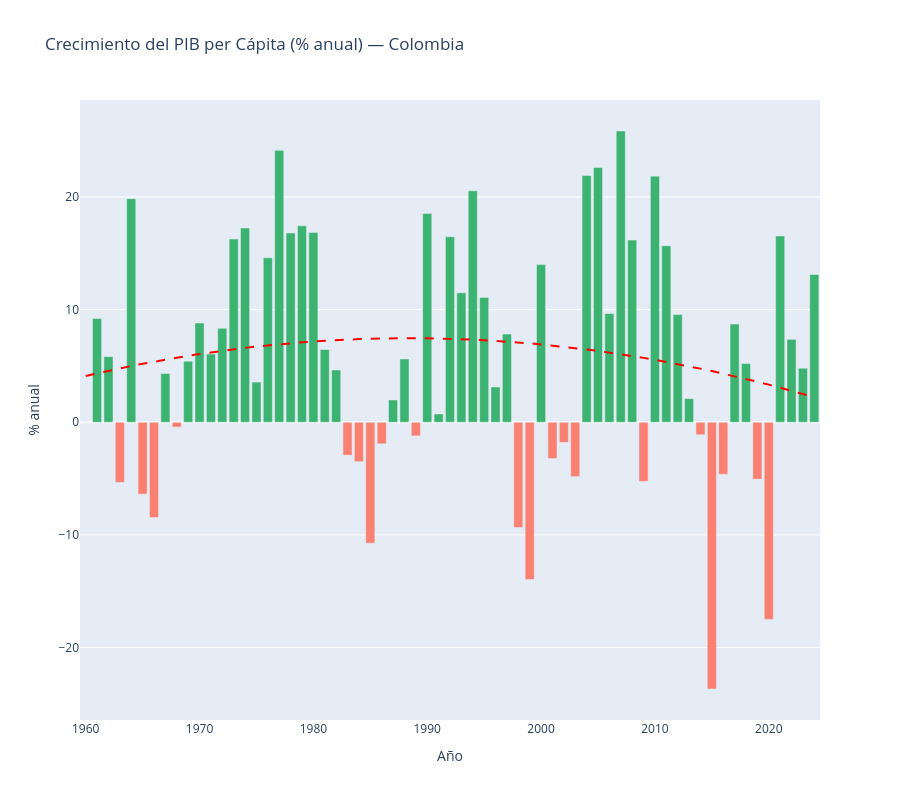

Here is the notebook cell this chart was saved with:
### Markdown cell above
### % Crecimiento de PIB percápita anual

### Code cell
## Crecimiento del PIB per Cápita (% anual)
var_pc = df['gdp_percapita_variation'].fillna(0)
fig = go.Figure()
fig.add_trace(go.Bar(
    x=df['year'], y=var_pc,
    marker_color=np.where(var_pc >= 0, 'mediumseagreen', 'salmon'),
    name='Crecimiento PIB per cápita',
))
add_trend(fig, df['year'].values, var_pc.values)
fig.update_layout(
    title='Crecimiento del PIB per Cápita (% anual) — Colombia',
    xaxis_title='Año', yaxis_title='% anual', height=HEIGHT, showlegend=False,
)
fig.show()

### Figure 1 — Plotly figure (JSON) as saved in the notebook; plotly's stock layout.template omitted (floating-point values rounded to 4 significant figures)
{"data": [{"marker": {"color": ["mediumseagreen", "mediumseagreen", "mediumseagreen", "salmon", "mediumseagreen", "salmon", "salmon", "mediumseagreen", "salmon", "mediumseagreen", "mediumseagreen", "mediumseagreen", "mediumseagreen", "mediumseagreen", "mediumseagreen", "mediumseagreen", "mediumseagreen", "mediumseagreen", "mediumseagreen", "mediumseagreen", "mediumseagreen", "mediumseagreen", "mediumseagreen", "salmon", "salmon", "salmon", "salmon", "mediumseagreen", "mediumseagreen", "salmon", "mediumseagreen", "mediumseagreen", "mediumseagreen", "mediumseagreen", "mediumseagreen", "mediumseagreen", "mediumseagreen", "mediumseagreen", "salmon", "salmon", "mediumseagreen", "salmon", "salmon", "salmon", "mediumseagreen", "mediumseagreen", "mediumseagreen", "mediumseagreen", "mediumseagreen", "salmon", "mediumseagreen", "mediumseagreen", "mediumseagreen", "mediumseagreen", "salmon", "salmon", "salmon", "mediumseagreen", "mediumseagreen", "salmon", "salmon", "mediumseagreen", "mediumseagreen", "mediumseagreen", "mediumseagreen"]}, "name": "Crecimiento PIB per cápita", "type": "bar", "x": [1960, 1961, 1962, 1963, 1964, 1965, 1966, 1967, 1968, 1969, 1970, 1971, 1972, 1973, 1974, 1975, 1976, 1977, 1978, 1979, 1980, 1981, 1982, 1983, 1984, 1985, 1986, 1987, 1988, 1989, 1990, 1991, 1992, 1993, 1994, 1995, 1996, 1997, 1998, 1999, 2000, 2001, 2002, 2003, 2004, 2005, 2006, 2007, 2008, 2009, 2010, 2011, 2012, 2013, 2014, 2015, 2016, 2017, 2018, 2019, 2020, 2021, 2022, 2023, 2024], "y": [0, 9.21, 5.83, -5.34, 19.85, -6.38, -8.46, 4.33, -0.43, 5.42, 8.81, 6.06, 8.34, 16.27, 17.25, 3.57, 14.6, 24.14, 16.81, 17.44, 16.85, 6.46, 4.64, -2.92, -3.49, -10.73, -1.91, 1.98, 5.62, -1.21, 18.53, 0.74, 16.47, 11.49, 20.56, 11.08, 3.13, 7.83, -9.34, -13.96, 14, -3.21, -1.78, -4.82, 21.91, 22.62, 9.66, 25.86, 16.18, -5.25, 21.85, 15.67, 9.56, 2.1, -1.11, -23.68, -4.62, 8.72, 5.21, -5.05, -17.5, 16.54, 7.36, 4.8, 13.12]}, {"line": {"color": "red", "dash": "dash"}, "mode": "lines", "name": "Tendencia", "showlegend": false, "type": "scatter", "x": [1960, 1961, 1962, 1963, 1964, 1965, 1966, 1967, 1968, 1969, 1970, 1971, 1972, 1973, 1974, 1975, 1976, 1977, 1978, 1979, 1980, 1981, 1982, 1983, 1984, 1985, 1986, 1987, 1988, 1989, 1990, 1991, 1992, 1993, 1994, 1995, 1996, 1997, 1998, 1999, 2000, 2001, 2002, 2003, 2004, 2005, 2006, 2007, 2008, 2009, 2010, 2011, 2012, 2013, 2014, 2015, 2016, 2017, 2018, 2019, 2020, 2021, 2022, 2023, 2024], "y": [4.117, 4.349, 4.572, 4.787, 4.994, 5.192, 5.382, 5.564, 5.738, 5.903, 6.06, 6.209, 6.349, 6.481, 6.605, 6.721, 6.828, 6.927, 7.017, 7.1, 7.174, 7.24, 7.297, 7.346, 7.387, 7.42, 7.444, 7.46, 7.468, 7.468, 7.459, 7.442, 7.417, 7.383, 7.341, 7.291, 7.232, 7.166, 7.091, 7.007, 6.916, 6.816, 6.707, 6.591, 6.466, 6.333, 6.192, 6.042, 5.884, 5.718, 5.543, 5.361, 5.169, 4.97, 4.762, 4.547, 4.322, 4.09, 3.849, 3.6, 3.343, 3.077, 2.803, 2.521, 2.23]}], "layout": {"height": 800, "showlegend": false, "title": {"text": "Crecimiento del PIB per Cápita (% anual) — Colombia"}, "xaxis": {"title": {"text": "Año"}}, "yaxis": {"title": {"text": "% anual"}}}}
